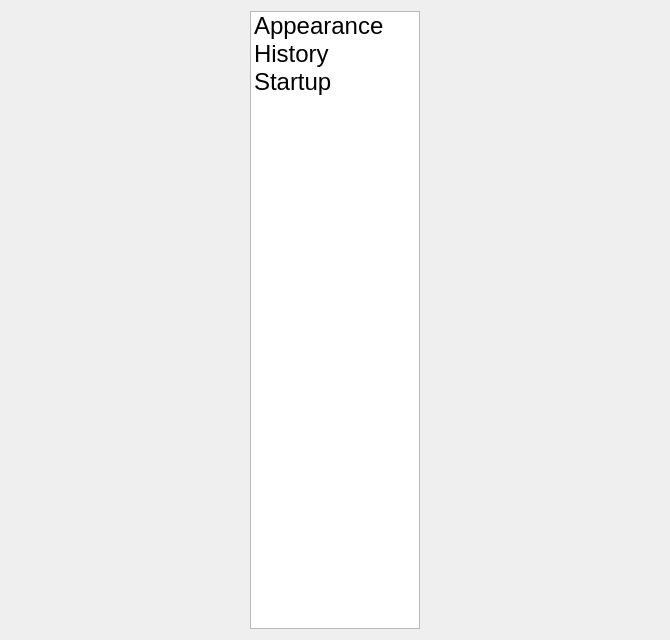
<?xml version="1.0" encoding="UTF-8"?>
<ui version="4.0">
 <class>SettingsDialog</class>
 <widget class="QDialog" name="SettingsDialog">
  <property name="geometry">
   <rect>
    <x>0</x>
    <y>0</y>
    <width>670</width>
    <height>640</height>
   </rect>
  </property>
  <property name="windowTitle">
   <string>Preferences</string>
  </property>
  <property name="modal">
   <bool>true</bool>
  </property>
  <layout class="QVBoxLayout" name="_2">
   <item>
    <layout class="QHBoxLayout" name="horizontalLayout">
     <item>
      <widget class="QListWidget" name="settings_list">
       <property name="sizePolicy">
        <sizepolicy hsizetype="Fixed" vsizetype="Expanding">
         <horstretch>0</horstretch>
         <verstretch>0</verstretch>
        </sizepolicy>
       </property>
       <property name="maximumSize">
        <size>
         <width>170</width>
         <height>16777215</height>
        </size>
       </property>
       <property name="font">
        <font>
         <pointsize>18</pointsize>
        </font>
       </property>
       <property name="editTriggers">
        <set>QAbstractItemView::EditTrigger::NoEditTriggers</set>
       </property>
       <property name="tabKeyNavigation">
        <bool>true</bool>
       </property>
       <property name="showDropIndicator" stdset="0">
        <bool>false</bool>
       </property>
       <property name="iconSize">
        <size>
         <width>25</width>
         <height>25</height>
        </size>
       </property>
       <property name="spacing">
        <number>5</number>
       </property>
       <property name="viewMode">
        <enum>QListView::ViewMode::ListMode</enum>
       </property>
       <property name="itemAlignment">
        <set>Qt::AlignmentFlag::AlignHCenter</set>
       </property>
       <item>
        <property name="text">
         <string>Appearance</string>
        </property>
        <property name="icon">
         <iconset resource="../../../resources/resources.qrc">
          <normaloff>:/icons/settings/appearance.svg</normaloff>:/icons/settings/appearance.svg</iconset>
        </property>
        <property name="flags">
         <set>ItemIsSelectable|ItemIsEnabled</set>
        </property>
       </item>
       <item>
        <property name="text">
         <string>History</string>
        </property>
        <property name="icon">
         <iconset resource="../../../resources/resources.qrc">
          <normaloff>:/icons/settings/history.svg</normaloff>:/icons/settings/history.svg</iconset>
        </property>
       </item>
       <item>
        <property name="text">
         <string>Startup</string>
        </property>
        <property name="icon">
         <iconset resource="../../../resources/resources.qrc">
          <normaloff>:/icons/settings/startup.svg</normaloff>:/icons/settings/startup.svg</iconset>
        </property>
       </item>
      </widget>
     </item>
     <item>
      <layout class="QVBoxLayout" name="contents"/>
     </item>
    </layout>
   </item>
  </layout>
 </widget>
 <resources>
  <include location="../../../resources/resources.qrc"/>
 </resources>
 <connections/>
</ui>
